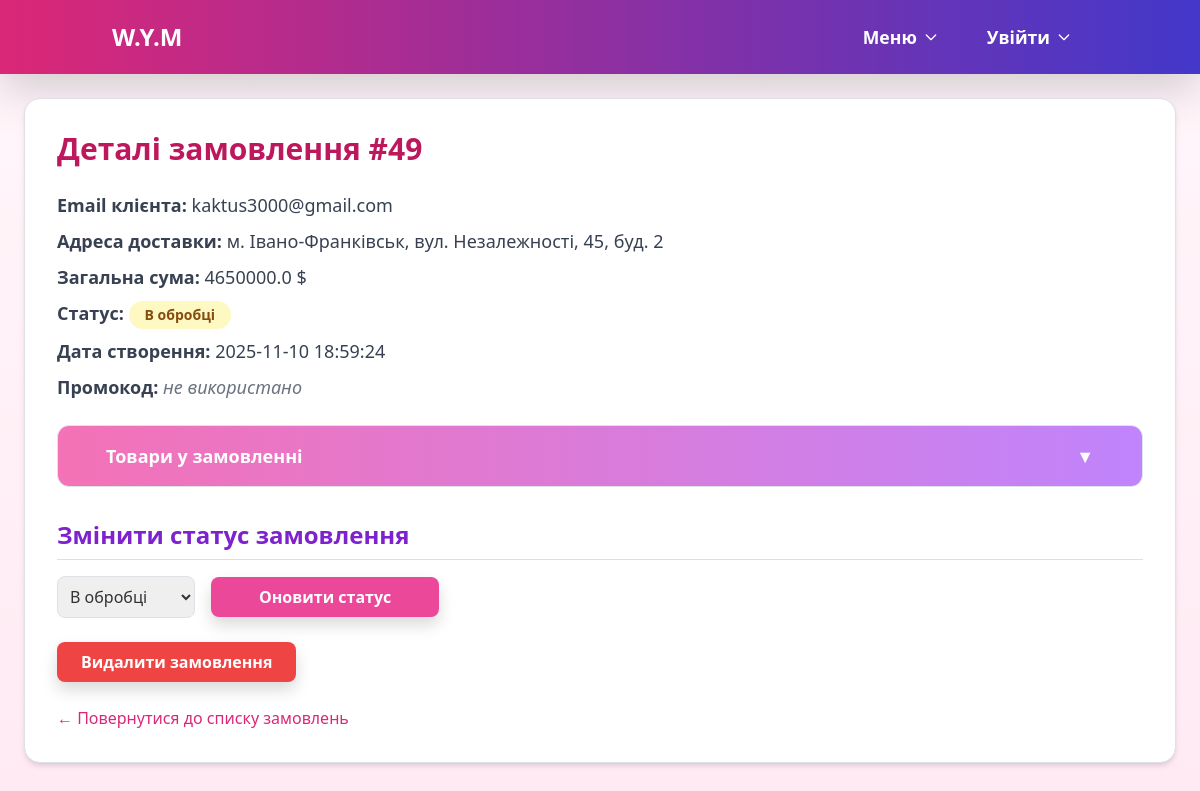
The page /admin/admin/order/49 on the database its author committed.
### tables this page shows
CREATE TABLE orders (id INTEGER PRIMARY KEY AUTOINCREMENT, email TEXT, address TEXT, total_price REAL, status TEXT, date TEXT, total REAL, promo_code TEXT);

### admin.py (the view)
@admin_bp.route('/admin/order/<int:order_id>')
def order_details(order_id):
    conn = get_db_connection()
    order = conn.execute("""
        SELECT id, email, address, total_price, status, date, promo_code
        FROM orders WHERE id = ?
    """, (order_id,)).fetchone()
    if not order:
        conn.close()
        flash("Замовлення не знайдено", "danger")
        return redirect(url_for('admin.admin_panel'))
    items = conn.execute("""
        SELECT p.name, p.price, op.quantity
        FROM order_products op
        JOIN products p ON p.id = op.product_id
        WHERE op.order_id = ?
    """, (order_id,)).fetchall()
    conn.close()
    return render_template('order_details.html', order=order, items=items)

### app.py (called while the page is built)
@app.before_request
def log_request_info():
    app.logger.info(f"{request.method} {request.path} - from {request.remote_addr}")

### models.py (called while the page is built)
def get_db_connection():
    conn = sqlite3.connect(DB_FILE)
    conn.row_factory = sqlite3.Row
    return conn

### templates/order_details.html (shortened to what this page needs)
{% extends "base.html" %}
{% block content %}
<div class="bg-white shadow-md rounded-2xl p-8 max-w-6xl mx-auto mt-6 border border-pink-200">
  <h1 class="text-3xl font-bold mb-6 text-pink-700">Деталі замовлення #{{ order['id'] }}</h1>
  <div class="mb-6 text-gray-700 space-y-2 text-lg">
    <p><strong>Email клієнта:</strong> {{ order['email'] }}</p>
    <p><strong>Адреса доставки:</strong> {{ order['address'] }}</p>
    <p><strong>Загальна сума:</strong> {{ order['total_price'] }} $</p>
    <p>
      <strong>Статус:</strong>
      <span class="px-3 py-1 inline-flex text-sm font-semibold rounded-full
        {% if order['status'] == 'Нове' %}bg-green-100 text-green-800
        {% elif order['status'] == 'В обробці' %}bg-yellow-100 text-yellow-800
        {% elif order['status'] == 'Відправлено' %}bg-blue-100 text-blue-800
        {% elif order['status'] == 'Доставлено' %}bg-purple-100 text-purple-800
        {% elif order['status'] == 'Скасовано' %}bg-red-100 text-red-800
        {% else %}bg-gray-100 text-gray-800{% endif %}">
        {{ order['status'] }}
      </span>
    </p>
    <p><strong>Дата створення:</strong> {{ order['date'] }}</p>
    {% if order['promo_code'] %}
      <p><strong>Промокод:</strong>
        <span class="bg-pink-100 text-pink-800 px-2 py-1 rounded-lg font-semibold">
          {{ order['promo_code'] }}
        </span>
      </p>
    {% else %}
      <p><strong>Промокод:</strong> <span class="text-gray-500 italic">не використано</span></p>
    {% endif %}
  </div>
  <div class="border border-pink-200 rounded-xl mb-8 overflow-hidden">
    <button id="toggleProducts" class="w-full text-left bg-gradient-to-r from-pink-400 to-purple-400 text-white py-3 px-5 text-lg font-semibold flex justify-between items-center">
      Товари у замовленні
      <span id="toggleIcon" class="transform transition-transform">▼</span>
    </button>
  </div>
  <h2 class="text-2xl font-semibold mb-3 text-purple-700 border-b border-pink-200 pb-2">Змінити статус замовлення</h2>
  <form action="{{ url_for('admin.update_order', order_id=order['id']) }}" method="post" class="flex items-center gap-3 mb-6 flex-wrap">
    <select name="status" class="p-2 border border-pink-300 rounded-lg focus:ring-2 focus:ring-pink-400 outline-none">
      <option value="В обробці" {% if order['status'] == 'В обробці' %}selected{% endif %}>В обробці</option>
    </select>
    <button type="submit" class="bg-pink-500 hover:bg-pink-600 text-white font-semibold px-5 py-2 rounded-lg shadow transition">
      Оновити статус
    </button>
  </form>
  <form action="{{ url_for('admin.delete_order_route', order_id=order['id']) }}" method="POST" onsubmit="return confirm('Ви впевнені, що хочете видалити це замовлення?');">
    <button type="submit" class="bg-red-500 hover:bg-red-600 text-white font-semibold px-6 py-2 rounded-lg shadow transition">
      Видалити замовлення
    </button>
  </form>
  <a href="{{ url_for('admin.admin_panel') }}" class="block mt-6 text-pink-600 hover:text-pink-800 font-medium transition">
    ← Повернутися до списку замовлень
  </a>
</div>
{% endblock %}

### static/styles.css (style rules this page uses)
body { background: linear-gradient(180deg, #fff7fb 0%, #ffeaf3 100%); font-family: "Poppins", sans-serif; color: #333; }

### rows shown on the page
orders: id "49", email "kaktus3000@gmail.com", address "м. Івано-Франківськ, вул. Незалежності, 45, буд. 2", total_price "4650000.0", status "В обробці", date "2025-11-10 18:59:24"
